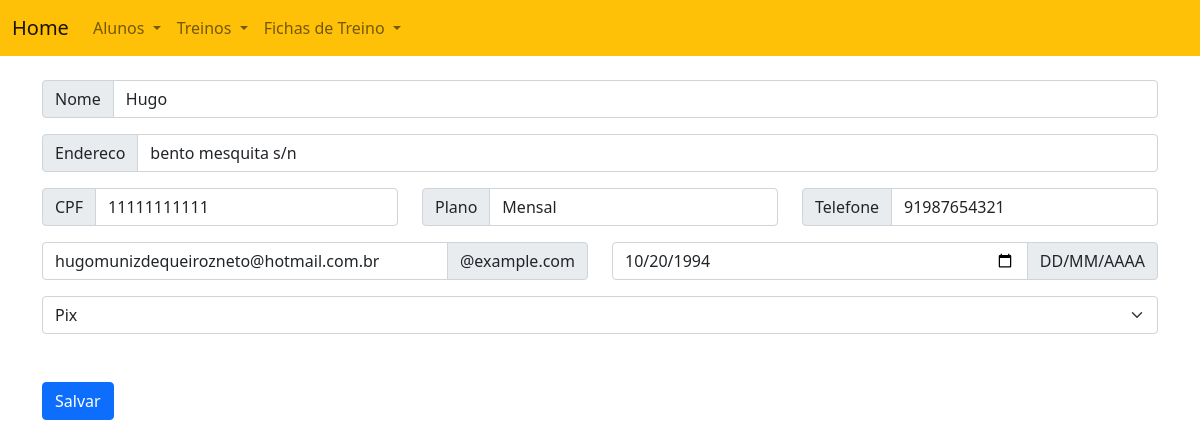
The page /aluno/editar/16/ on the database its author committed.
### academia_modulo/models.py (models this page shows, shortened)
class Aluno (models.Model):
    nome = models.CharField(max_length=100)
    cpf = models.CharField(max_length=11)
    plano = models.CharField(max_length=100)
    telefone = models.CharField(max_length=100)
    endereco = models.CharField(max_length=100)
    email = models.CharField(max_length=20)
    nascimento = models.DateField()
    forma_pagamento = models.CharField(max_length=100, default='')

### academia_modulo/views.py (the view, shortened to what this page needs)
# urls.py: path('aluno/editar/<int:pk>/', aluno_edit, name='aluno_edit'),
def aluno_edit(request, pk):
    aluno = get_object_or_404(Aluno, id=pk)
    return render(request, 'cadastrar_aluno.html', {'aluno': aluno})

### templates/cadastrar_aluno.html (shortened to what this page needs)
{% extends "menu.html" %}
{% load static %}
{% block body %}
<div class="container">
    <br>
    <form method="POST" enctype="multipart/form-data" action="{% if aluno %}{% url 'academia_modulo:aluno_edit' aluno.id %}{% else %}{% url 'academia_modulo:cadastrar_aluno' %}{% endif %}">
        <div class="input-group mb-3">
            <span class="input-group-text" id="basic-addonNome">Nome</span>
            <input type="text" class="form-control" name="nome" placeholder="Nome" aria-label="Nome" aria-describedby="basic-addonNome" value="{{ aluno.nome|default:'' }}">
        </div>   <div class="input-group mb-3">
            <span class="input-group-text" id="basic-addonEndereco">Endereco</span>
            <input type="text" class="form-control" name="endereco" placeholder="Endereco" aria-label="Endereco" aria-describedby="basic-addonEndereco" value="{{ aluno.endereco|default:'' }}">
        </div>
    <div class="row">
        <div class="col">
            <div class="input-group mb-3">
                <span class="input-group-text" id="basic-addonCPF">CPF</span>
                <input type="text" class="form-control" name="cpf" placeholder="CPF" aria-label="CPF" aria-describedby="basic-addonCPF" value="{{ aluno.cpf|default:'' }}">
            </div>
        </div>
        <div class="col">
            <div class="input-group mb-3">
                <span class="input-group-text" id="basic-addonPlano">Plano</span>
                <input type="text" class="form-control" name="plano" placeholder="Plano" aria-label="Plano" aria-describedby="basic-addonPlano" value="{{ aluno.plano|default:'' }}">
            </div>
        </div>
        <div class="col">
            <div class="input-group mb-3">
                <span class="input-group-text" id="basic-addonTelefone">Telefone</span>
                <input type="text" class="form-control" name="telefone" placeholder="Telefone" aria-label="Telefone" aria-describedby="basic-addonTelefone" value="{{ aluno.telefone|default:'' }}">
            </div>
        </div>
    </div>
        <div class="row">
            <div class="col">
                <div class="input-group mb-3">
                    <input type="text" class="form-control" placeholder="E-mail" aria-label="E-mail" name ="email" aria-describedby="basic-addonEmail" value="{{ aluno.email|default:'' }}">
                    <span class="input-group-text" id="basic-addonEmail">@example.com</span>
                </div>
            </div>
            <div class="col">
                <div class="input-group mb-3">
                    <input type="date" class="form-control" name="nascimento" placeholder="Nascimento" aria-label="Nascimento" aria-describedby="basic-addonNascimento" value="{{ aluno.nascimento|date:'Y-m-d' }}">
                    <span class="input-group-text" id="basic-addonNascimento">DD/MM/AAAA</span>
                </div>
            </div>
        </div>
     <select class="form-select" aria-label="Forma de pagamento" name="forma_pagamento" required>
            <option value="PIX" {% if aluno.forma_pagamento == 'PIX' %}selected{% endif %}>Pix</option>
            </select>
 <br><br>
<div class="input-group mb-3">
            <button type="submit" class="btn btn-primary">Salvar</button>
        </div>
  </div>
   <br><br>
{% endblock %}

### rows shown on the page
Aluno: nome "Hugo", endereco "bento mesquita s/n", cpf "11111111111", plano "Mensal", telefone "91987654321", email "hugomunizdequeirozneto@hotmail.com.br", nascimento "10/20/1994", forma_pagamento "Pix"
